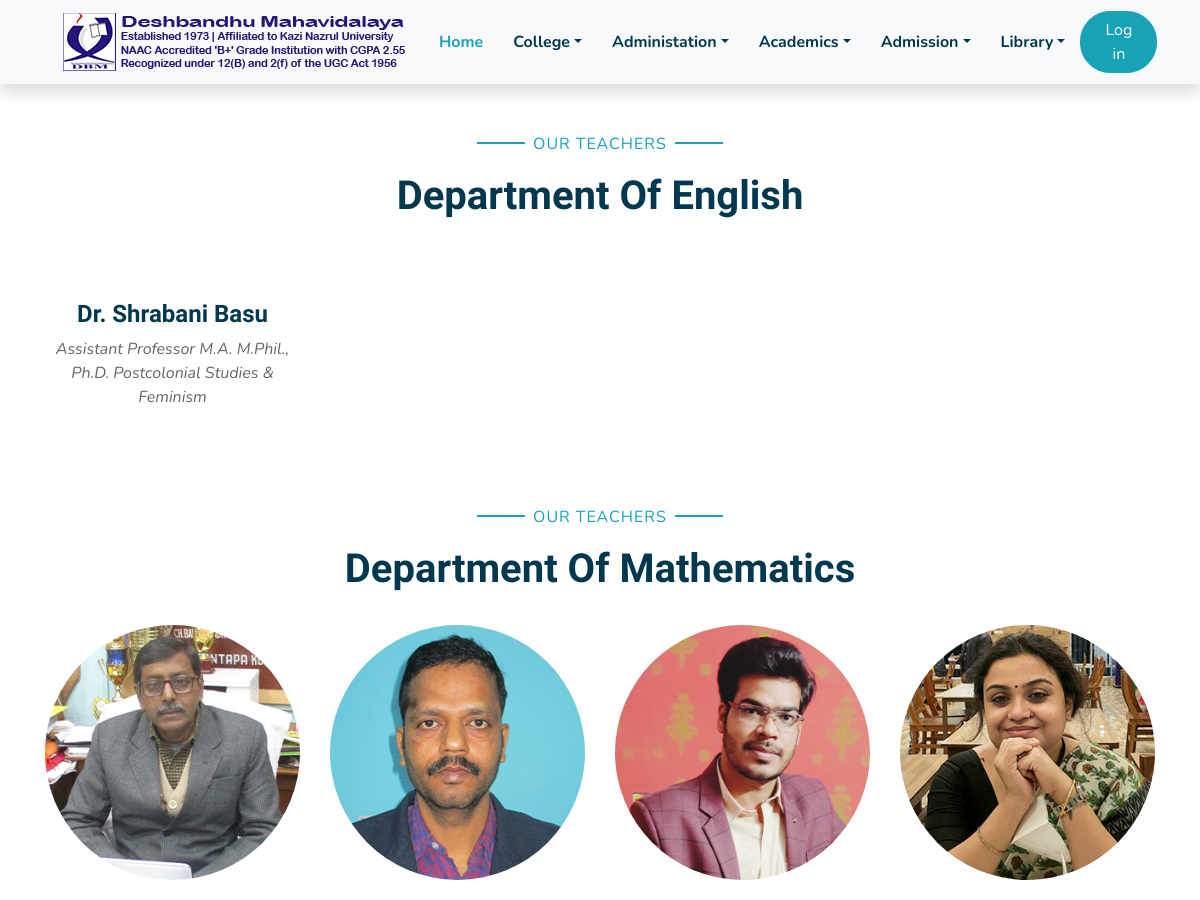
/Faculty/ (upper part), run on an earlier commit of the app's database.
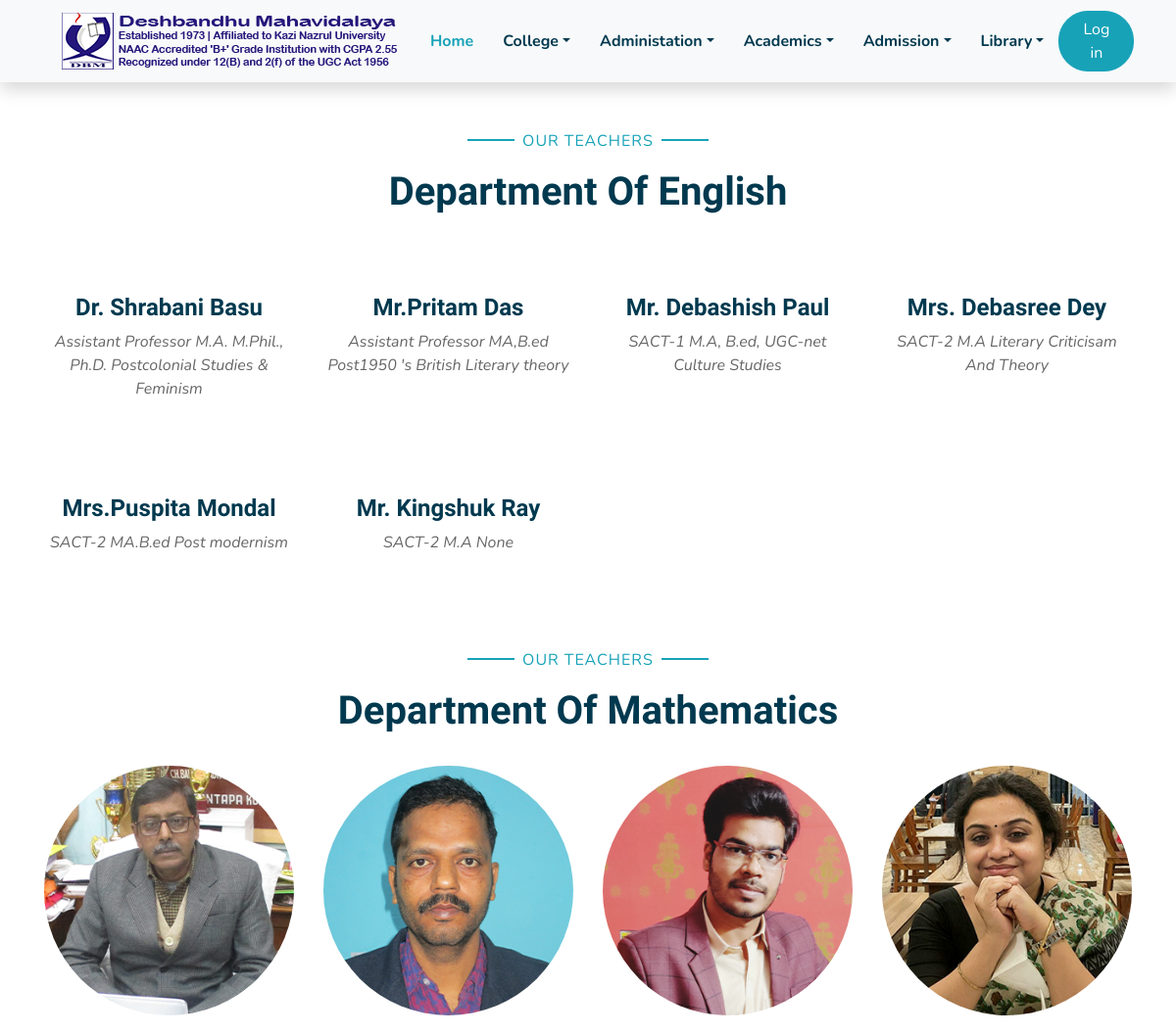
And on a later commit of the database.
### public/models.py (models this page shows, shortened)
class FacultyMembers(models.Model):
    name = models.CharField(max_length=30,null=True)
    desgination   = models.CharField(max_length=50,null=True,blank=True)
    img      = models.ImageField(upload_to="media/pics/faculty",null=True,blank=True)
    department    = models.CharField(max_length=100,null=True,blank=True)
    specialization = models.CharField(max_length=100,null=True,blank=True)
    qualification  = models.CharField(max_length=100,null=True,blank=True)

### public/views.py (the view)
# urls.py: path('Faculty/',all.fac, name="fac"),
    def fac(self,request):
        fac = FacultyMembers.objects.filter(department="English")
        self.context["english"] = fac
        return render(request,"faculty.html",self.context)

### templates/faculty.html (shortened to what this page needs)
<!DOCTYPE html>
{%load static%}
<html lang="en">
<head>
   <link href="https://cdnjs.cloudflare.com/ajax/libs/font-awesome/5.10.0/css/all.min.css" rel="stylesheet">
   <link href="{%static 'lib/flaticon/font/flaticon.css'%}" rel="stylesheet">
   <link href="{%static 'lib/owlcarousel/assets/owl.carousel.min.css'%}" rel="stylesheet">
   <link href="{%static 'lib/lightbox/css/lightbox.min.css'%}" rel="stylesheet">
   <link href="{%static 'css/style.css'%}" rel="stylesheet">
</head>
<body>
   <div class="container-fluid bg-light position-relative shadow">
       <nav class="navbar navbar-expand-lg bg-light navbar-light py-3 py-lg-0 px-0 px-lg-5">
           <a href="" class="navbar-brand font-weight-bold text-secondary" style="font-size:22px;">
               <img src="{%static 'img/Images/header/logo.png'%}">
           </a>
           <div class="collapse navbar-collapse justify-content-between" id="navbarCollapse">
               <div class="navbar-nav font-weight-bold mx-auto py-0">
                   <a href="index.html" class="nav-item nav-link active">Home</a>
                   <div class="nav-item dropdown">
                       <a href="#" class="nav-link dropdown-toggle" data-toggle="dropdown">College</a>
                   </div>
                   <div class="nav-item dropdown">
                       <a href="#" class="nav-link dropdown-toggle" data-toggle="dropdown">Administation</a>
                   </div>
                   <div class="nav-item dropdown">
                       <a href="#" class="nav-link dropdown-toggle" data-toggle="dropdown">Academics</a>
                   </div>
                   <div class="nav-item dropdown">
                       <a href="#" class="nav-link dropdown-toggle" data-toggle="dropdown">Admission</a>
                   </div>
                   <div class="nav-item dropdown">
                       <a href="#" class="nav-link dropdown-toggle" data-toggle="dropdown">Library</a>
                   </div>
               </div>
               <a href="login/" class="btn btn-primary px-4">Log in</a>
           </div>
       </nav>
   </div>
     <div class="container-fluid pt-5">
        <div class="container">
            <div class="text-center pb-2">
                <p class="section-title px-5"><span class="px-2">Our Teachers</span></p>
                <h1 class="mb-4">Department Of English</h1>
            </div>
            <div class="row">
                {%for i in english%}
                <div class="col-md-6 col-lg-3 text-center team mb-5">
                    <div class="position-relative overflow-hidden mb-4" style="border-radius: 100%;">
                    </div>
                    <h4>{{i.name}}</h4>
                    <i>{{i.desgination}}</i>
                    <i>{{i.qualification}}</i>
                    <i>{{i.specialization}}</i>
                </div>
                {%endfor%}
            </div>
        </div>
    </div>
    <div class="container-fluid pt-5">
        <div class="container">
            <div class="text-center pb-2">
                <p class="section-title px-5"><span class="px-2">Our Teachers</span></p>
                <h1 class="mb-4">Department Of Mathematics</h1>
            </div>
            <div class="row">
                <div class="col-md-6 col-lg-3 text-center team mb-5">
                    <div class="position-relative overflow-hidden mb-4" style="border-radius: 100%;">
                        <img class="img-fluid w-100" src="{%static 'img/team-1.jpg.png'%}" alt="" >
                    </div>
                </div>
                <div class="col-md-6 col-lg-3 text-center team mb-5">
                    <div class="position-relative overflow-hidden mb-4" style="border-radius: 100%;">
                        <img class="img-fluid w-100" src="{%static 'img/team-2.jpg.png'%}" alt="" >
                    </div>
                </div>
                <div class="col-md-6 col-lg-3 text-center team mb-5">
                    <div class="position-relative overflow-hidden mb-4" style="border-radius: 100%;">
                        <img class="img-fluid w-100" src="{%static 'img/team-3.jpg.png'%}" alt="" >
                    </div>
                </div>
                <div class="col-md-6 col-lg-3 text-center team mb-5">
                    <div class="position-relative overflow-hidden mb-4" style="border-radius: 100%;">
                        <img class="img-fluid w-100" src="{%static 'img/team-4.jpg.png'%}" alt="" >
                    </div>
                </div>
            </div>
        </div>
    </div>
</body>
</html>

What changed in the data, as far as the page shows it:
added FacultyMembers: name "Mr.Pritam Das", desgination "Assistant Professor", qualification "MA,B.ed", specialization "Post1950 's British Literary theory"
added FacultyMembers: name "Mr. Debashish Paul", desgination "SACT-1", qualification "M.A, B.ed, UGC-net", specialization "Culture Studies"
added FacultyMembers: name "Mrs. Debasree Dey", desgination "SACT-2", qualification "M.A", specialization "Literary Criticisam And Theory"
added FacultyMembers: name "Mrs.Puspita Mondal", desgination "SACT-2", qualification "MA.B.ed", specialization "Post modernism"
added FacultyMembers: name "Mr. Kingshuk Ray", desgination "SACT-2", qualification "M.A", specialization "None"
